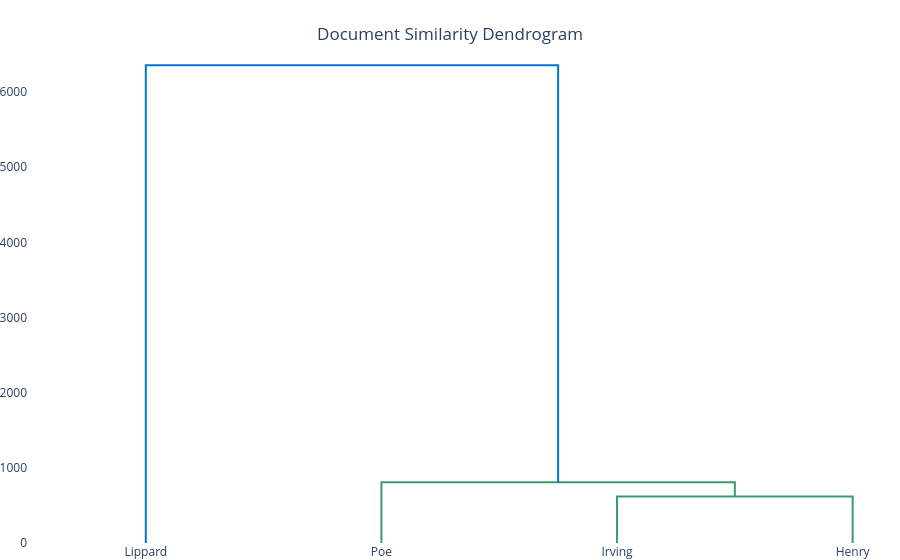

Write notebook code for a chart like this one.
### Code cell
# Create an instance of the PlotlyDendrogram object
dendrogram = PlotlyDendrogram()

# Generate the Plotly Dendrogram.
# Experiment with the parameters below!
try:
    dendrogram(
        dtm=dtm,
        labels=labels,
        metric="euclidean",  # Try "cosine" for stylistic comparisons, or "cityblock"
        method="average",    # Try "ward" for compact clusters, or "complete"
        orientation="bottom", # Try "left", "top", or "right"
        title="Document Similarity Dendrogram",
        showfig=True         # Display the figure in the notebook
    )

    # If showfig=False was used, you can explicitly show the figure like this:
    # dendrogram.show()

except LexosException as e:
    print(f"An error occurred while generating the dendrogram: {e}")
except Exception as e:
    print(f"An unexpected error occurred: {e}")

### Figure 1 — Plotly figure (JSON) as saved in the notebook; plotly's stock layout.template omitted (floating-point values rounded to 4 significant figures)
{"data": [{"hoverinfo": "text", "marker": {"color": "rgb(61,153,112)"}, "mode": "lines", "type": "scatter", "x": [25.0, 25.0, 35.0, 35.0], "xaxis": "x", "y": [0.0, 619.0, 619.0, 0.0], "yaxis": "y"}, {"hoverinfo": "text", "marker": {"color": "rgb(61,153,112)"}, "mode": "lines", "type": "scatter", "x": [15.0, 15.0, 30.0, 30.0], "xaxis": "x", "y": [0.0, 808.9, 808.9, 619.0], "yaxis": "y"}, {"hoverinfo": "text", "marker": {"color": "rgb(0,116,217)"}, "mode": "lines", "type": "scatter", "x": [5.0, 5.0, 22.5, 22.5], "xaxis": "x", "y": [0.0, 6358.0, 6358.0, 808.9], "yaxis": "y"}, {"hoverinfo": "skip", "mode": "markers", "opacity": 0, "type": "scatter", "x": [35], "y": [0]}], "layout": {"autosize": false, "height": null, "hovermode": "x", "margin": {"b": 0, "l": 0, "pad": 0, "r": 0, "t": 40}, "paper_bgcolor": "rgba(0, 0, 0, 0)", "plot_bgcolor": "rgba(0, 0, 0, 0)", "showlegend": false, "title": {"text": "Document Similarity Dendrogram", "x": 0.5, "xanchor": "center", "y": 0.95, "yanchor": "top"}, "width": null, "xaxis": {"automargin": true, "mirror": "allticks", "rangemode": "tozero", "showgrid": false, "showline": false, "showticklabels": true, "tickangle": 0, "tickmode": "array", "ticks": "", "ticktext": ["Lippard", "Poe", "Irving", "Henry"], "tickvals": [5, 15, 25, 35], "type": "linear", "zeroline": false}, "yaxis": {"automargin": true, "mirror": "allticks", "rangemode": "tozero", "showgrid": false, "showline": false, "showticklabels": true, "tickangle": 0, "ticks": "", "type": "linear", "zeroline": false}}}
